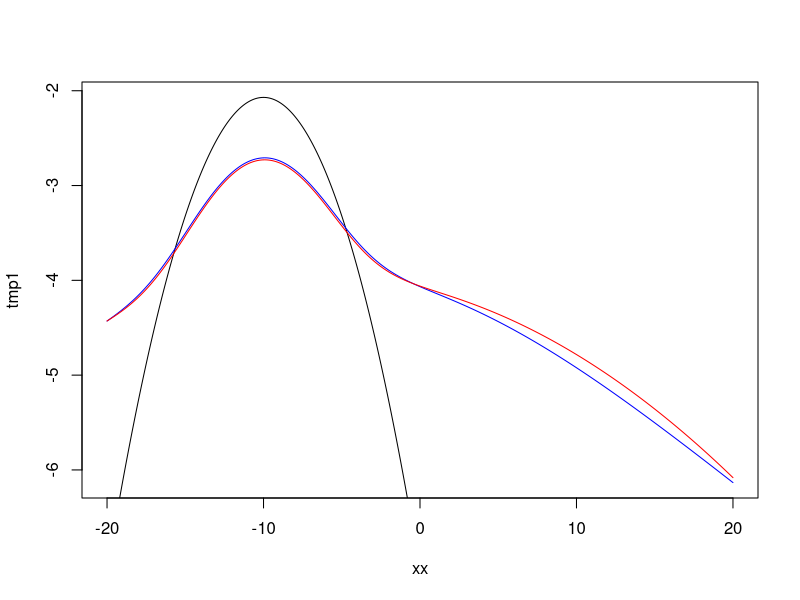

R code for this plot:
#the idea here is to avoid having to integrate over all possible numbers of jumps
#instead, just divide into no jump vs yes jump categories
#calculate avg number of jumps in yes jump category to approximate yes jump dist as a single normal rather than mixture of normals
#seems to work particularly well for small timesteps, unsurprisingly
#so, you could solve JN on sphere by simply solving the heat equation twice!
#once for no jump dist, then yes jump dist, then combine with appropriate probability
approx.JN<-function(sigma2,mu,lambda,tau2,delta){
  function(x,x0,t){
    noj<-exp(-lambda*t)
    cnoj<-1-noj
    avgj<-lambda*t/cnoj
    noj*dnorm(x,x0+t*mu,sqrt(t*sigma2))+cnoj*dnorm(x,x0+avgj*delta+t*mu,sqrt(avgj*tau2+t*sigma2))
  }
}
#really, that's not too bad! Particularly over short time intervals...
true.JN<-function(sigma2,mu,lambda,tau2,delta){
  function(x,x0,t){
    max.j<-qpois(1-1e-16,lambda*t)
    njs<-0:max.j
    pjs<-dpois(njs,lambda*t)
    colSums(
      matrix(
        pjs*
          dnorm(rep(x,each=max.j+1),
                x0+t*mu+njs*delta,
                sqrt(t*sigma2+njs*tau2)),
        max.j+1,
        length(x)
        )
      )
  }
}
sigma2<-1
mu<- -1
JN.fun1<-approx.JN(sigma2,mu,0.1,100,2)
JN.fun2<-true.JN(sigma2,mu,0.1,100,2)
xx<-seq(-20,20,length.out=1000)
t<-10
tmp1<-dnorm(xx,0+t*mu,sqrt(t*sigma2),log=TRUE)
tmp2<-log(JN.fun2(xx,0,t))
tmp3<-log(JN.fun1(xx,0,t))
plot(tmp1~xx,type="l",ylim=c(min(tmp2,tmp3),max(tmp1)))
lines(tmp2~xx,col="blue")
lines(tmp3~xx,col="red")
